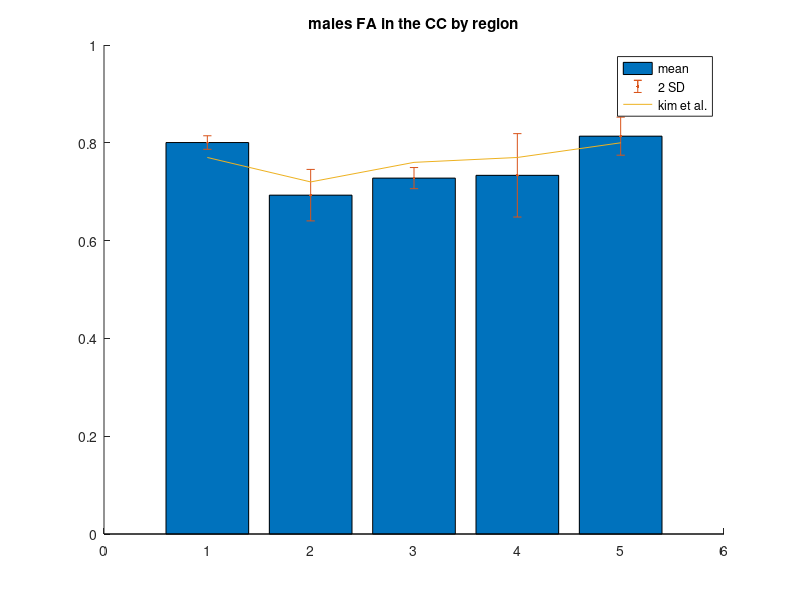
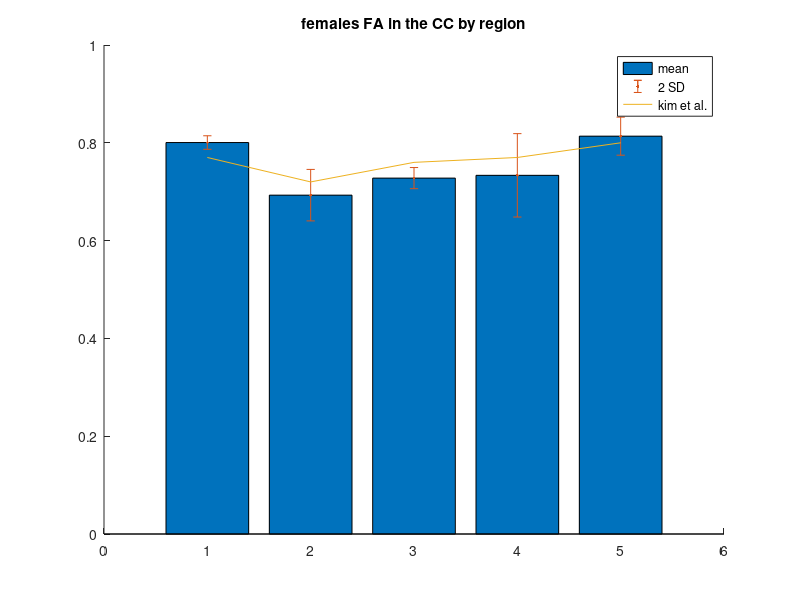

Recreate these plots in MATLAB, in order.
clear
close all

lit_data = [0.77;
0.72;
0.76;
0.77;
0.8]


male_data = [0.80054	0.00692
0.69294	0.02632
0.7278	0.0108
0.73348	0.04264
0.81358	0.01944]

male_mean = male_data(:,1);
male_sd = male_data(:,2);


figure
hold on;
bar(1:5,male_mean);
errorbar(1:5,male_mean,2*male_sd,'.');
title("males FA in the CC by region");


hold on
plot (1:5,lit_data);
legend("mean","2 SD","kim et al.");

female_data = [0.80054	0.00692
0.69294	0.02632
0.7278	0.0108
0.73348	0.04264
0.81358	0.01944]

female_mean = female_data(:,1);
female_sd = female_data(:,2);


figure
hold on;
bar(1:5,female_mean);
errorbar(1:5,female_mean,2*female_sd,'.');
title("females FA in the CC by region");


hold on
plot (1:5,lit_data);
legend("mean","2 SD","kim et al.");